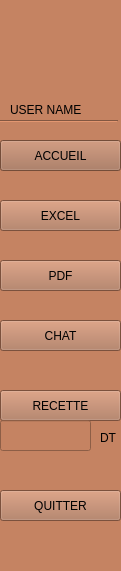
     <widget class="QWidget" name="widget" native="true">
      <property name="geometry">
       <rect>
        <x>0</x>
        <y>0</y>
        <width>121</width>
        <height>571</height>
       </rect>
      </property>
      <property name="styleSheet">
       <string notr="true">background-color: rgb(197, 131, 98);</string>
      </property>
      <widget class="QPushButton" name="pb_excel">
       <property name="geometry">
        <rect>
         <x>0</x>
         <y>200</y>
         <width>121</width>
         <height>31</height>
        </rect>
       </property>
       <property name="cursor">
        <cursorShape>PointingHandCursor</cursorShape>
       </property>
       <property name="styleSheet">
        <string notr="true">font:16pt &quot;Gabriola&quot;;
background-color: rgb(172, 114, 85);</string>
       </property>
       <property name="text">
        <string>EXCEL</string>
       </property>
       <property name="icon">
        <iconset>
         <normaloff>../../../Downloads/icon excel.png</normaloff>../../../Downloads/icon excel.png</iconset>
       </property>
       <property name="iconSize">
        <size>
         <width>40</width>
         <height>20</height>
        </size>
       </property>
      </widget>
      <widget class="QPushButton" name="pb_pdf">
       <property name="geometry">
        <rect>
         <x>0</x>
         <y>260</y>
         <width>121</width>
         <height>31</height>
        </rect>
       </property>
       <property name="cursor">
        <cursorShape>PointingHandCursor</cursorShape>
       </property>
       <property name="styleSheet">
        <string notr="true">font:16pt &quot;Gabriola&quot;;

background-color: rgb(172, 114, 85);</string>
       </property>
       <property name="text">
        <string>PDF</string>
       </property>
       <property name="icon">
        <iconset>
         <normaloff>../../../Downloads/PDF ICON.png</normaloff>../../../Downloads/PDF ICON.png</iconset>
       </property>
       <property name="iconSize">
        <size>
         <width>40</width>
         <height>25</height>
        </size>
       </property>
      </widget>
      <widget class="QPushButton" name="pb_recette">
       <property name="geometry">
        <rect>
         <x>0</x>
         <y>390</y>
         <width>121</width>
         <height>31</height>
        </rect>
       </property>
       <property name="cursor">
        <cursorShape>PointingHandCursor</cursorShape>
       </property>
       <property name="styleSheet">
        <string notr="true">font:16pt &quot;Gabriola&quot;;
background-color: rgb(172, 114, 85);</string>
       </property>
       <property name="text">
        <string>RECETTE</string>
       </property>
      </widget>
      <widget class="QLineEdit" name="lineEdit_recette">
       <property name="geometry">
        <rect>
         <x>0</x>
         <y>420</y>
         <width>91</width>
         <height>31</height>
        </rect>
       </property>
       <property name="text">
        <string/>
       </property>
       <property name="readOnly">
        <bool>true</bool>
       </property>
      </widget>
      <widget class="Line" name="line_4">
       <property name="geometry">
        <rect>
         <x>0</x>
         <y>120</y>
         <width>118</width>
         <height>3</height>
        </rect>
       </property>
       <property name="orientation">
        <enum>Qt::Horizontal</enum>
       </property>
      </widget>
      <widget class="QLabel" name="label_14">
       <property name="geometry">
        <rect>
         <x>10</x>
         <y>0</y>
         <width>101</width>
         <height>101</height>
        </rect>
       </property>
       <property name="text">
        <string/>
       </property>
       <property name="pixmap">
        <pixmap>../../../Downloads/username 1.png</pixmap>
       </property>
      </widget>
      <widget class="QLabel" name="label_username">
       <property name="geometry">
        <rect>
         <x>10</x>
         <y>100</y>
         <width>101</width>
         <height>20</height>
        </rect>
       </property>
       <property name="styleSheet">
        <string notr="true">font: 14pt &quot;Gabriola&quot;;</string>
       </property>
       <property name="text">
        <string>USER NAME</string>
       </property>
      </widget>
      <widget class="QPushButton" name="pb_chat">
       <property name="geometry">
        <rect>
         <x>0</x>
         <y>320</y>
         <width>121</width>
         <height>31</height>
        </rect>
       </property>
       <property name="cursor">
        <cursorShape>PointingHandCursor</cursorShape>
       </property>
       <property name="styleSheet">
        <string notr="true">font: 16pt &quot;Gabriola&quot;;
background-color: rgb(172, 114, 85);</string>
       </property>
       <property name="text">
        <string>CHAT</string>
       </property>
       <property name="icon">
        <iconset>
         <normaloff>../../../Downloads/icon chat.png</normaloff>../../../Downloads/icon chat.png</iconset>
       </property>
       <property name="iconSize">
        <size>
         <width>40</width>
         <height>25</height>
        </size>
       </property>
      </widget>
      <widget class="QPushButton" name="pushButton_11">
       <property name="geometry">
        <rect>
         <x>0</x>
         <y>490</y>
         <width>121</width>
         <height>31</height>
        </rect>
       </property>
       <property name="cursor">
        <cursorShape>PointingHandCursor</cursorShape>
       </property>
       <property name="styleSheet">
        <string notr="true">font: 16pt &quot;Gabriola&quot;;
background-color: rgb(172, 114, 85);</string>
       </property>
       <property name="text">
        <string>QUITTER</string>
       </property>
      </widget>
      <widget class="QLabel" name="label_21">
       <property name="geometry">
        <rect>
         <x>100</x>
         <y>430</y>
         <width>21</width>
         <height>16</height>
        </rect>
       </property>
       <property name="styleSheet">
        <string notr="true">font: 14pt &quot;Gabriola&quot;;</string>
       </property>
       <property name="text">
        <string>DT</string>
       </property>
      </widget>
      <widget class="QPushButton" name="pb_accueil">
       <property name="geometry">
        <rect>
         <x>0</x>
         <y>140</y>
         <width>121</width>
         <height>31</height>
        </rect>
       </property>
       <property name="cursor">
        <cursorShape>PointingHandCursor</cursorShape>
       </property>
       <property name="styleSheet">
        <string notr="true">background-color: rgb(162, 108, 80);
font:16pt &quot;Gabriola&quot;;</string>
       </property>
       <property name="text">
        <string>ACCUEIL</string>
       </property>
      </widget>
     </widget>
